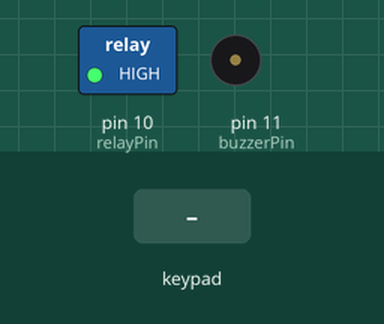
Recording of a sketch running on a simulated Arduino Uno, built with avr-gcc and run on an emulated ATmega328P. Shown: switched loads named in the sketch (green lamp = pin HIGH), buzzer (waves = sounding, pin HIGH). The inputs (shaded band) are chosen by the test bench. What the sketch prints to the serial monitor is not drawn.

Above: at 4.2 s.
4.3 s: key '#' pressed
At 5.2 s:
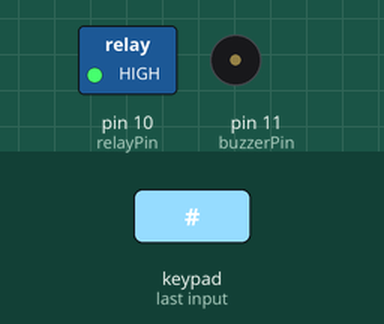
7.3 s: keypad keys 1 2 3 4 D pressed 0.4 s apart
At 9.3 s:
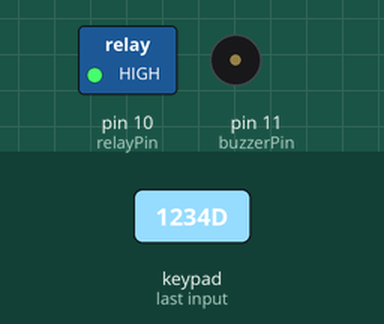
10.8 s: key 'A' pressed
At 11.8 s:
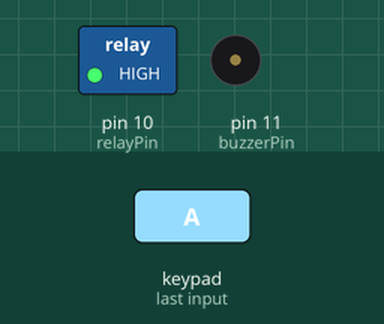
12.3 s: keypad keys 1 2 3 4 D * pressed 0.4 s apart
At 12.92 s:
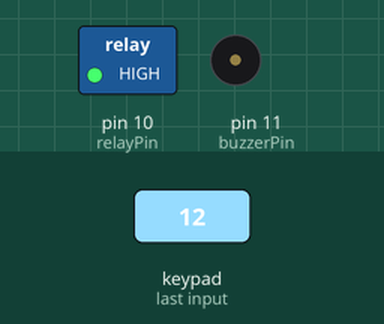
16.2 s: key 'B' pressed
At 17.2 s:
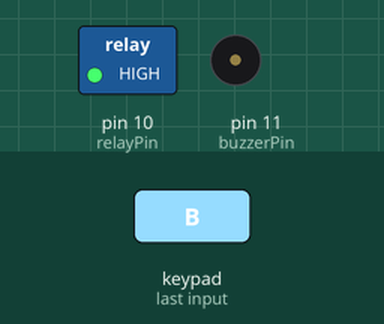
Timing chart, 0 to 18.7 s (numbered marks = the images above; inputs shaded):
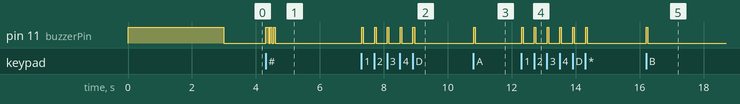

Measured:
- after the input at 4.3 s, pin 11 (buzzerPin): alternates HIGH for 0.05 s and LOW for 0.05 s, 6 changes in all, then stays LOW, starting at once
- after the input at 7.3 s, pin 11 (buzzerPin): alternates HIGH for 0.05 s and LOW for 0.35 s, 10 changes in all, then stays LOW, starting at once
- after the input at 10.8 s, pin 11 (buzzerPin): LOW → HIGH at once, → LOW 0.05 s later
- after the input at 12.3 s, pin 11 (buzzerPin): alternates HIGH for 0.05 s and LOW for 0.35 s, 12 changes in all, then stays LOW, starting at once
- after the input at 16.2 s, pin 11 (buzzerPin): LOW → HIGH at once, → LOW 0.05 s later

The sketch:

keypad_buzzer_lock_arduino.ino
```cpp
#include <Keypad.h>

const byte ROWS = 4;
const byte COLS = 4;

char keys[ROWS][COLS] = {
  { '1', '2', '3', 'A' },
  { '4', '5', '6', 'B' },
  { '7', '8', '9', 'C' },
  { '*', '0', '#', 'D' }
};

byte rowPins[ROWS] = { 9, 8, 7, 6 };
byte colPins[COLS] = { 5, 4, 3, 2 };

Keypad keypad = Keypad(makeKeymap(keys), rowPins, colPins, ROWS, COLS);

const char correctPIN[] = "1234D";  // Change this to your desired PIN
char enteredPIN[5];                // Buffer to store entered PIN

const int relayPin = 10;   // Change this to the digital pin connected to the relay
const int buzzerPin = 11;  // Change this to the digital pin connected to the buzzer
int count;
int i;

void setup() {
  Serial.begin(9600);
  pinMode(relayPin, OUTPUT);
  pinMode(buzzerPin, OUTPUT);
  digitalWrite(relayPin, HIGH);   // Initialize the relay as OFF
  digitalWrite(buzzerPin, HIGH);  // Initialize the buzzer as OFF
  delay(3000);
  digitalWrite(buzzerPin, LOW);  // Initialize the buzzer as OFF
}

void loop() {
  char key = keypad.getKey();
  // int count = 0;
  if (key) {
    // Beep the buzzer whenever a key is pressed
    digitalWrite(buzzerPin, HIGH);
    delay(50);  // Adjust the duration of the beep
    digitalWrite(buzzerPin, LOW);
    Serial.print(key);

    if (key == '#') {

        // Check the entered PIN when '#' is pressed
        if (strcmp(enteredPIN, correctPIN) == 0) {
          // Correct PIN entered, activate the relay (you can replace this with your action)
          Serial.println("Correct PIN! Activating the relay.");
          digitalWrite(relayPin, LOW);  // Turn ON the relay
          delay(5000);
          digitalWrite(relayPin, HIGH);  // Turn OFF the relay

        }
        else {
          // Incorrect PIN, reset the entered PIN
          Serial.println("Incorrect PIN! Try again.");
          Serial.println(enteredPIN);
          buzz4();
          }
      }

        memset(enteredPIN, 0, sizeof(enteredPIN));  // Clear the entered PIN

    } else if (key == 'C') {
      // 'C' key pressed, activate the "get pin" function (replace with your logic)
      Serial.println("Get PIN function activated.");
    }
    // else {
    //   // Add the pressed key to the entered PIN
    //   strcat(enteredPIN, &key);
    // }
  }


void buzz4() {
  for (count = 0; count < 3; count++) {
    digitalWrite(buzzerPin, HIGH);  // Send 1KHz sound signal...
    delay(50);                      // ...for 5 sec
    digitalWrite(buzzerPin, LOW);   // Stop sound...
    delay(50);                      // ...for 1sec
  }
}

void buzz2() {
  for (count = 0; count < 2; count++) {
    digitalWrite(buzzerPin, HIGH);  // Send 1KHz sound signal...
    delay(200);                      // ...for 5 sec
    digitalWrite(buzzerPin, LOW);   // Stop sound...
    delay(200);                      // ...for 1sec
  }
}
```
